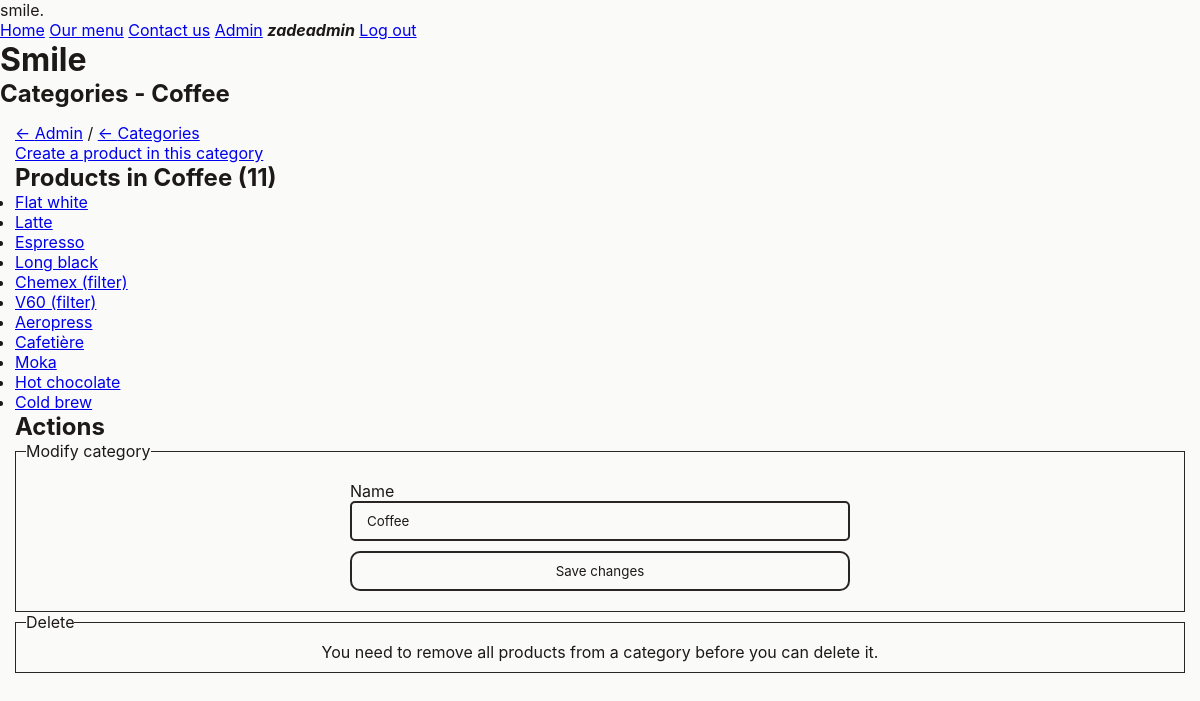
The page /admin/categories/1 (signed in) on the database as committed earlier.
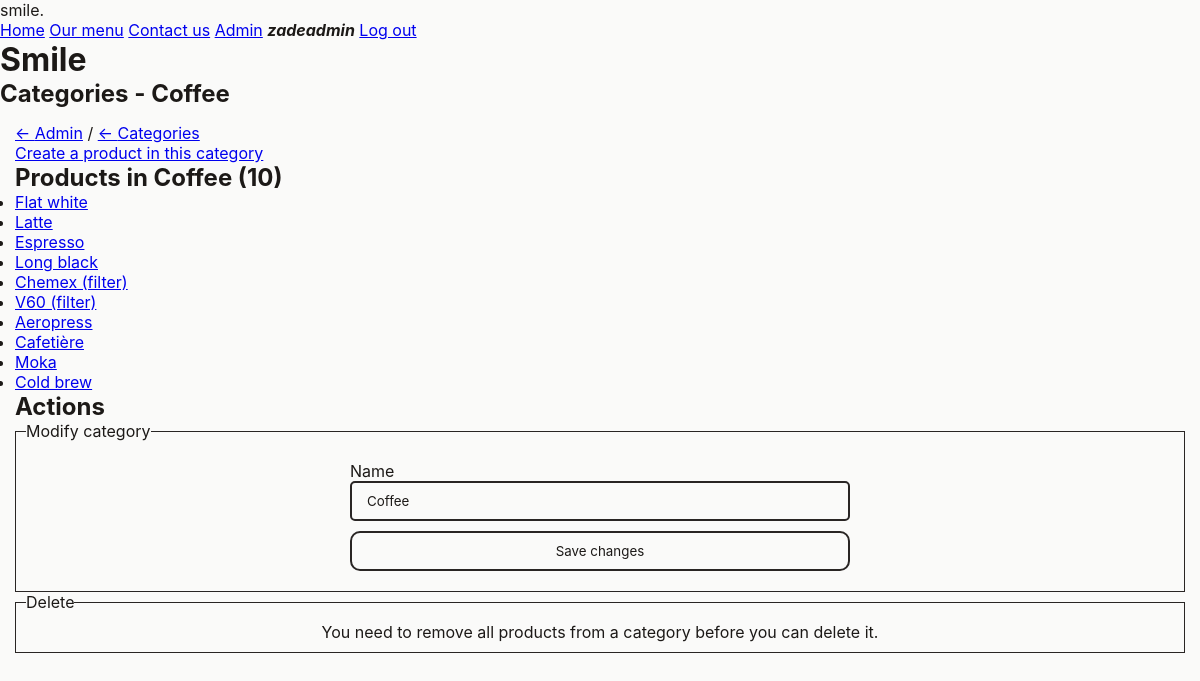
The same page on the database as committed later.
### tables this page shows
CREATE TABLE "Products" (
	"id"	INTEGER NOT NULL UNIQUE,
	"name"	TEXT NOT NULL,
	"description"	TEXT NOT NULL,
	"size"	TEXT NOT NULL,
	"image_path"	TEXT NOT NULL,
	"price"	REAL NOT NULL,
	"category_id"	INTEGER NOT NULL DEFAULT 1,
	PRIMARY KEY("id" AUTOINCREMENT)
);

### server.py (the view)
@server.route("/admin/categories/<category_id>", methods=["GET"])
@admin_only
def handle_admin_category_info(category_id=None):
    if not category_id:
        return redirect("/admin/categories")
    with get_db() as (connection, cursor):
        category_query = "SELECT id, name FROM Categories WHERE id=?"
        cursor.execute(category_query, [category_id])
        category_res = cursor.fetchone()
        products_query = "SELECT id, name FROM Products WHERE category_id=?"
        cursor.execute(products_query, [category_id])
        products_res = cursor.fetchall()
        return render_template("pages/admin/category-info.jinja", user=g.user, category=category_res, products=products_res)

### server.py (called while the page is built)
def db_dict_factory(cursor, row):
    d = {}
    for idx, col in enumerate(cursor.description):
        d[col[0]] = row[idx]
    return d

@contextmanager
def get_db(*args, **kwds):
    db_connection = sqlite3.connect("smile.sqlite")
    db_connection.row_factory = db_dict_factory
    db_cursor = db_connection.cursor()
    try:
        yield (db_connection, db_cursor)
    finally:
        db_connection.close()

def get_user():
    if ("username" in session) and ("display_name" in session):
        username = session["username"]
        display_name = session["display_name"]
        admin = session["admin"]
        if username is None or display_name is None or admin is None:
            return False
        return {
            "username": username,
            "display_name": display_name,
            "admin": admin
        }
    return False

def admin_only(func):
    @wraps(func)
    def wrapper(*args, **kwargs):
        if not g.user:
            return redirect(f"/auth?m=You+are+not+logged+in")
        if (g.user["admin"] != True):
            return redirect("/?m=You+are+not+an+admin")
        return func(*args, **kwargs)
    return wrapper

### templates/pages/admin/category-info.jinja
{% extends "base.jinja" %}
{% set title = "Admin - Categories" %}
{% block pageheading %}
    Categories - {{ category.name }}
{% endblock pageheading %}
{% block main %}
    <div class="breadcrumbs">
        <a href="{{ url_for('handle_admin')}}" class="back-link">Admin</a>
        /
        <a href="{{ url_for('handle_admin_categories')}}" class="back-link">Categories</a>
    </div>
    <a href="{{ url_for('handle_admin_create_product', default_category_id=category.id)}}">Create a product in this category</a>
    <section>
        <h2>Products in {{ category.name }} ({{ products|length }})</h2>
        <ul>
            {% for item in products %}
                <li>
                    <a href="{{ url_for('handle_admin_product_info', product_id=item.id)}}">{{ item.name }}</a>
                </li>
            {% endfor %}
        </ul>
    </section>
    <section>
        <h2>Actions</h2>
        <fieldset>
            <legend>
                Modify category
            </legend>
            <form action="{{ url_for('handle_admin_update_category', category_id=category.id)}}"
                  method="post"
                  class="edit-info-form">
                <label for="category_name">
                    Name
                    <input type="text"
                           name="name"
                           id="category_name"
                           value="{{ category.name }}"/>
                </label>
                <button type="submit">Save changes</button>
            </form>
        </fieldset>
        <fieldset>
            <legend>
                Delete
            </legend>
            {% if products|length == 0 %}
                <a href="{{ url_for('handle_admin_delete_category', category_id=category.id)}}"
                   class="danger-text"
                   data-confirm>Delete category</a>
            {% else %}
                You need to remove all products from a category before you can delete it.
            {% endif %}
        </fieldset>
    </section>
{% endblock main %}

Rows that differ between the two databases and show on the page:
no longer on this page (row edited): Products: name "Hot chocolate"
Other text that changed with them:
{{ products|length }}: "11" → "10"
